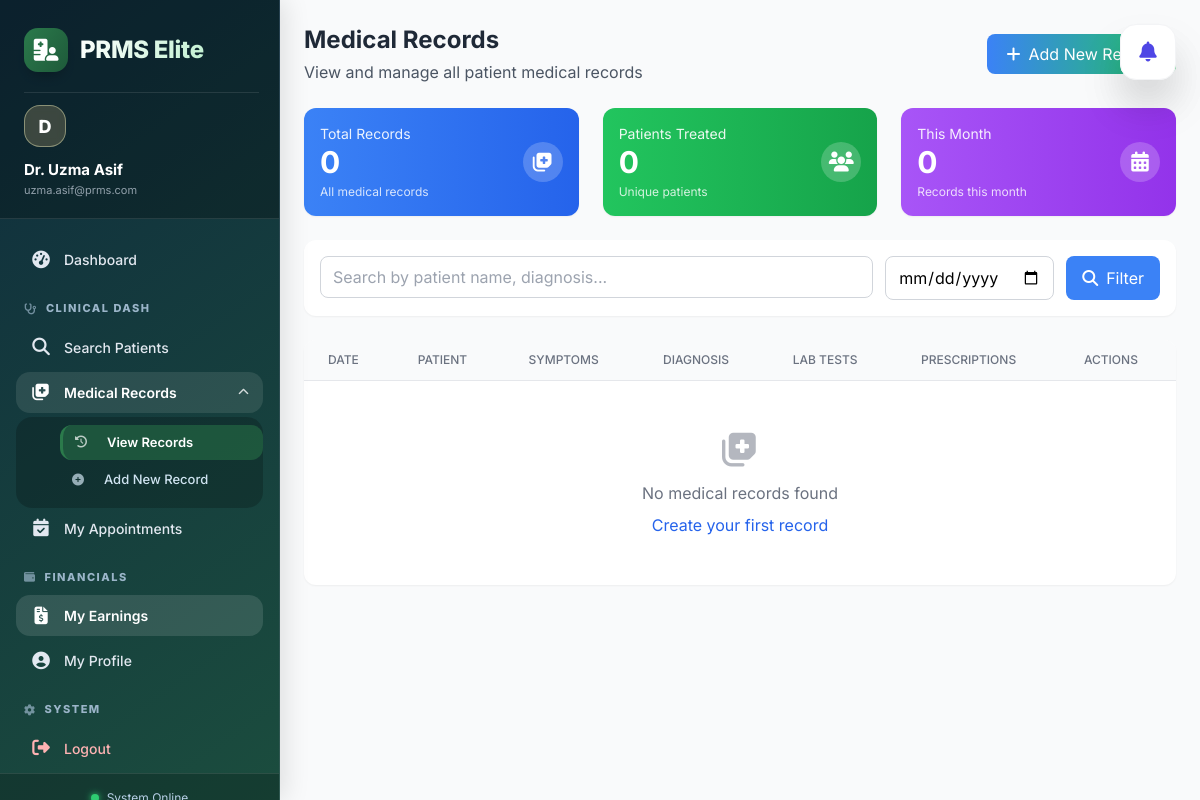
The app's page /doctor/records/index.php (signed in), older data.
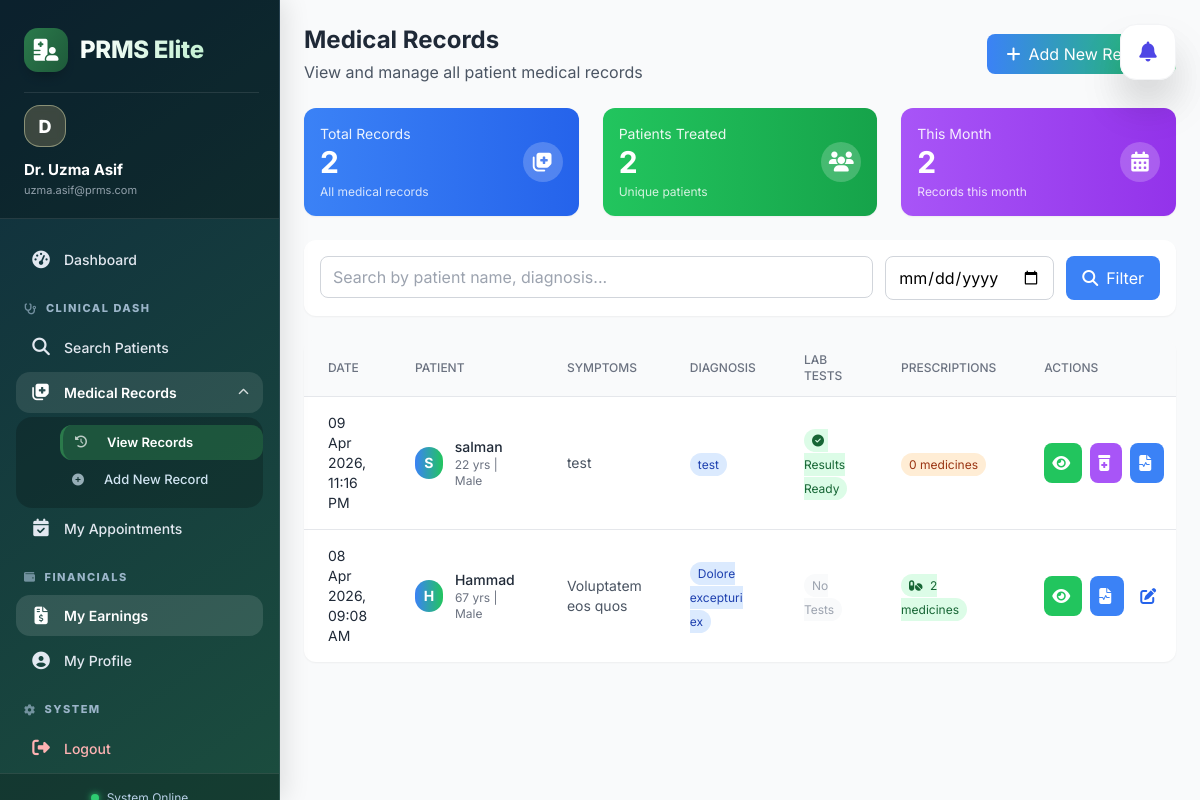
The same page, newer data.
### tables this page shows
CREATE TABLE `records` (
  `id` int(11) NOT NULL,
  `patient_id` int(11) DEFAULT NULL,
  `doctor_id` int(11) DEFAULT NULL,
  `appointment_id` int(11) DEFAULT NULL,
  `visit_date` datetime DEFAULT NULL,
  `symptoms` text DEFAULT NULL,
  `diagnosis` text DEFAULT NULL,
  `notes` text DEFAULT NULL,
  `created_at` timestamp NOT NULL DEFAULT current_timestamp(),
  `has_tests` tinyint(1) DEFAULT 0
);

CREATE TABLE `patients` (
  `id` int(11) NOT NULL,
  `name` varchar(100) DEFAULT NULL,
  `age` int(11) DEFAULT NULL,
  `weight` decimal(5,2) DEFAULT NULL,
  `disease` int(11) DEFAULT NULL,
  `gender` enum('male','female','other') DEFAULT NULL,
  `phone` varchar(20) DEFAULT NULL,
  `address` text DEFAULT NULL,
  `blood_group` varchar(10) DEFAULT NULL,
  `status` enum('active','inactive') DEFAULT 'active',
  `created_at` timestamp NOT NULL DEFAULT current_timestamp()
);

### doctor/records/index.php (the view, shortened to what the changed rows need)
<?php
require_once '../../config/db.php';
$user_id = $_SESSION['user_id'];
$doctor_query = "SELECT id FROM doctors WHERE user_id = ?";
$stmt = mysqli_prepare($conn, $doctor_query);
mysqli_stmt_bind_param($stmt, "i", $user_id);
mysqli_stmt_execute($stmt);
$doctor_result = mysqli_stmt_get_result($stmt);
$doctor = mysqli_fetch_assoc($doctor_result);
$doctor_id = $doctor['id'];
$patient_id = isset($_GET['patient_id']) ? intval($_GET['patient_id']) : 0;
$where_clauses = ["r.doctor_id = $doctor_id"];
$where_sql = implode(" AND ", $where_clauses);
$records_query = "SELECT r.*, p.name as patient_name, p.age, p.gender, p.phone, p.blood_group
                  FROM records r
                  JOIN patients p ON r.patient_id = p.id
                  WHERE $where_sql
                  ORDER BY r.visit_date DESC";
$records_result = mysqli_query($conn, $records_query);
$total_records_query = "SELECT COUNT(*) as total FROM records WHERE doctor_id = $doctor_id";
$total_records_result = mysqli_query($conn, $total_records_query);
$total_records = mysqli_fetch_assoc($total_records_result)['total'];
$total_patients_query = "SELECT COUNT(DISTINCT patient_id) as total FROM records WHERE doctor_id = $doctor_id";
$total_patients_result = mysqli_query($conn, $total_patients_query);
$total_patients = mysqli_fetch_assoc($total_patients_result)['total'];
$this_month = date('Y-m-01');
$this_month_records_query = "SELECT COUNT(*) as total FROM records WHERE doctor_id = $doctor_id AND visit_date >= '$this_month'";
$this_month_records_result = mysqli_query($conn, $this_month_records_query);
$this_month_records = mysqli_fetch_assoc($this_month_records_result)['total'];
include '../../includes/header.php';
?>
<div class="flex-1 overflow-y-auto bg-gray-50">
    <div class="p-6">
        <div class="flex justify-between items-center mb-6">
            <div>
                <h1 class="text-2xl font-bold text-gray-800">
                    Medical Records
                </h1>
            </div>
        </div>
        <div class="grid grid-cols-1 md:grid-cols-3 gap-6 mb-6">
            <div class="bg-gradient-to-r from-blue-500 to-blue-600 rounded-xl shadow-sm p-4 text-white">
                <div class="flex items-center justify-between">
                    <div>
                        <p class="text-white text-opacity-90 text-sm">Total Records</p>
                        <p class="text-3xl font-bold"><?php echo $total_records; ?></p>
                        <p class="text-white text-opacity-80 text-xs mt-1">All medical records</p>
                    </div>
                </div>
            </div>
            <div class="bg-gradient-to-r from-green-500 to-green-600 rounded-xl shadow-sm p-4 text-white">
                <div class="flex items-center justify-between">
                    <div>
                        <p class="text-white text-opacity-90 text-sm">Patients Treated</p>
                        <p class="text-3xl font-bold"><?php echo $total_patients; ?></p>
                        <p class="text-white text-opacity-80 text-xs mt-1">Unique patients</p>
                    </div>
                </div>
            </div>
            <div class="bg-gradient-to-r from-purple-500 to-purple-600 rounded-xl shadow-sm p-4 text-white">
                <div class="flex items-center justify-between">
                    <div>
                        <p class="text-white text-opacity-90 text-sm">This Month</p>
                        <p class="text-3xl font-bold"><?php echo $this_month_records; ?></p>
                        <p class="text-white text-opacity-80 text-xs mt-1">Records this month</p>
                    </div>
                </div>
            </div>
        </div>
        <div class="bg-white rounded-xl shadow-sm overflow-hidden">
            <div class="overflow-x-auto">
                <table class="w-full">
                    <thead class="bg-gray-50 border-b">
                        <tr>
                            <th class="px-6 py-3 text-left text-xs font-medium text-gray-500 uppercase">Date</th>
                            <th class="px-6 py-3 text-left text-xs font-medium text-gray-500 uppercase">Patient</th>
                            <th class="px-6 py-3 text-left text-xs font-medium text-gray-500 uppercase">Symptoms</th>
                            <th class="px-6 py-3 text-left text-xs font-medium text-gray-500 uppercase">Diagnosis</th>
                            <th class="px-6 py-3 text-left text-xs font-medium text-gray-500 uppercase">Lab Tests</th>
                            <th class="px-6 py-3 text-left text-xs font-medium text-gray-500 uppercase">Prescriptions</th>
                            <th class="px-6 py-3 text-left text-xs font-medium text-gray-500 uppercase">Actions</th>
                        </tr>
                    </thead>
                    <tbody class="divide-y divide-gray-200">
                        <?php if (mysqli_num_rows($records_result) > 0): ?>
                            <?php while ($record = mysqli_fetch_assoc($records_result)):
                                $pres_count_query = "SELECT COUNT(*) as total FROM prescriptions WHERE record_id = " . $record['id'];
                                $pres_count_result = mysqli_query($conn, $pres_count_query);
                                $pres_count = mysqli_fetch_assoc($pres_count_result)['total'];
                                $test_info_query = "SELECT
                                    COUNT(*) as total_tests,
                                    SUM(CASE WHEN status = 'completed' THEN 1 ELSE 0 END) as completed_tests
                                    FROM record_tests WHERE record_id = " . $record['id'];
                                $test_info_result = mysqli_query($conn, $test_info_query);
                                $test_info = mysqli_fetch_assoc($test_info_result);
                                $all_tests_completed = ($test_info['total_tests'] > 0 && $test_info['total_tests'] == $test_info['completed_tests']);
                            ?>
                                <tr class="hover:bg-gray-50 transition">
                                    <td class="px-6 py-4 text-sm text-gray-800">
                                        <?php echo date('d M Y, h:i A', strtotime($record['visit_date'])); ?>
                                    </td>
                                    <td class="px-6 py-4">
                                        <div class="flex items-center">
                                            <div class="w-8 h-8 rounded-full bg-gradient-to-r from-blue-500 to-green-500 flex items-center justify-center text-white text-sm font-bold">
                                                <?php echo strtoupper(substr($record['patient_name'], 0, 1)); ?>
                                            </div>
                                            <div class="ml-3">
                                                <p class="text-sm font-medium text-gray-800"><?php echo htmlspecialchars($record['patient_name']); ?></p>
                                                <p class="text-xs text-gray-500"><?php echo $record['age']; ?> yrs | <?php echo ucfirst($record['gender']); ?></p>
                                            </div>
                                        </div>
                                    </td>
                                    <td class="px-6 py-4 text-sm text-gray-600">
                                        <?php echo htmlspecialchars(substr($record['symptoms'], 0, 50)) . (strlen($record['symptoms']) > 50 ? '...' : ''); ?>
                                    </td>
                                    <td class="px-6 py-4">
                                        <span class="px-2 py-1 text-xs rounded-full bg-blue-100 text-blue-800">
                                            <?php echo htmlspecialchars(substr($record['diagnosis'], 0, 30)) . (strlen($record['diagnosis']) > 30 ? '...' : ''); ?>
                                        </span>
                                    </td>
                                    <td class="px-6 py-4">
                                        <?php if ($record['has_tests']): ?>
                                            <?php if ($test_info['total_tests'] > 0): ?>
                                                <?php if ($all_tests_completed): ?>
                                                    <span class="px-2 py-1 text-xs rounded-full bg-green-100 text-green-800">
                                                        <i class="fas fa-check-circle mr-1"></i> Results Ready
                                                    </span>
                                                <?php else: ?>
                                                    <span class="px-2 py-1 text-xs rounded-full bg-yellow-100 text-yellow-800 animate-pulse">
                                                        <i class="fas fa-microscope mr-1"></i> Lab Processing
                                                    </span>
                                                <?php endif; ?>
                                            <?php else: ?>
                                                <span class="px-2 py-1 text-xs rounded-full bg-gray-100 text-gray-600">
                                                    <i class="fas fa-hourglass-start mr-1"></i> Waiting Lab Visit
                                                </span>
                                            <?php endif; ?>
                                        <?php else: ?>
                                            <span class="px-2 py-1 text-xs rounded-full bg-gray-50 text-gray-400">
                                                No Tests
                                            </span>
                                        <?php endif; ?>
                                    </td>
                                    <td class="px-6 py-4">
                                        <?php if ($pres_count > 0): ?>
                                            <span class="px-2 py-1 text-xs rounded-full bg-green-100 text-green-800">
                                                <i class="fas fa-pills mr-1"></i> <?php echo $pres_count; ?> medicines
                                            </span>
                                        <?php else: ?>
                                            <span class="px-2 py-1 text-xs rounded-full bg-orange-100 text-orange-800">
                                                0 medicines
                                            </span>
                                        <?php endif; ?>
                                    </td>
                                    <td class="px-6 py-4">
                                        <div class="flex space-x-2">
                                            <a href="report.php?id=<?php echo $record['id']; ?>"
                                                class="bg-green-500 text-white p-2 rounded-lg hover:bg-green-600 transition flex items-center justify-center" title="View Patient Report">
                                                <i class="fas fa-eye mr-1"></i>
                                            </a>
                                            <?php if ($pres_count == 0 && (!$record['has_tests'] || $all_tests_completed)): ?>
                                                <button onclick="openPrescriptionModal(<?php echo $record['id']; ?>, '<?php echo htmlspecialchars($record['patient_name']); ?>')"
                                                    class="bg-purple-500 text-white p-2 rounded-lg hover:bg-purple-600 transition flex items-center justify-center" title="Add Prescription">
                                                    <i class="fas fa-prescription-bottle-alt mr-1"></i>
                                                </button>
                                            <?php endif; ?>
                                            <a href="view.php?id=<?php echo $record['id']; ?>"
                                                class="bg-blue-500 text-white p-2 rounded-lg hover:bg-blue-600 transition flex items-center justify-center" title="Manage Record">
                                                <i class="fas fa-file-medical-alt mr-1"></i>
                                            </a>
                                            <a href="edit.php?id=<?php echo $record['id']; ?>"
                                                class="text-blue-600 hover:bg-blue-50 p-2 rounded-lg transition" title="Edit Record">
                                                <i class="fas fa-edit"></i>
                                            </a>
                                            <a href="javascript:void(0)"
                                                onclick="confirmDelete(<?php echo $record['id']; ?>, '<?php echo htmlspecialchars($record['patient_name']); ?>', '<?php echo date('d M Y', strtotime($record['visit_date'])); ?>')"
                                                class="text-red-500 hover:bg-red-50 p-2 rounded-lg transition" title="Delete Record">
                                            </a>
                                        </div>
                                    </td>
                                </tr>
                            <?php endwhile; ?>
                        <?php else: ?>
                            <tr>
                                <td colspan="7" class="px-6 py-12 text-center text-gray-500">
                                    <i class="fas fa-notes-medical text-4xl mb-3 opacity-50"></i>
                                    <p>No medical records found</p>
                                    <a href="create.php<?php echo $patient_id ? '?patient_id=' . $patient_id : ''; ?>"
                                        class="text-blue-600 hover:underline mt-2 inline-block">
                                        Create your first record
                                    </a>
                                </td
                                    </tr>
                            <?php endif; ?>
                    </tbody>
                </table>
            </div>
        </div>
    </div>
</div>

Row changes from the older to the newer data that the page shows:
added records: visit_date "09 Apr 2026, 11:16 PM", patient.name "S", patient.name "salman", patient.age "22", patient.gender "Male", symptoms "test", diagnosis "test", has_tests 1 (drawn), shows "0 medicines"
added records: visit_date "08 Apr 2026, 09:08 AM", patient.name "H", patient.name "Hammad", patient.age "67", patient.gender "Male", symptoms "Voluptatem eos quos", diagnosis "Dolore excepturi ex", has_tests "No Tests", pres_count "2"
Text that changed along with them:
$total_records: "0" → "2"
$total_patients: "0" → "2"
$this_month_records: "0" → "2"
text no longer shown: "No medical records found Create your first record"
